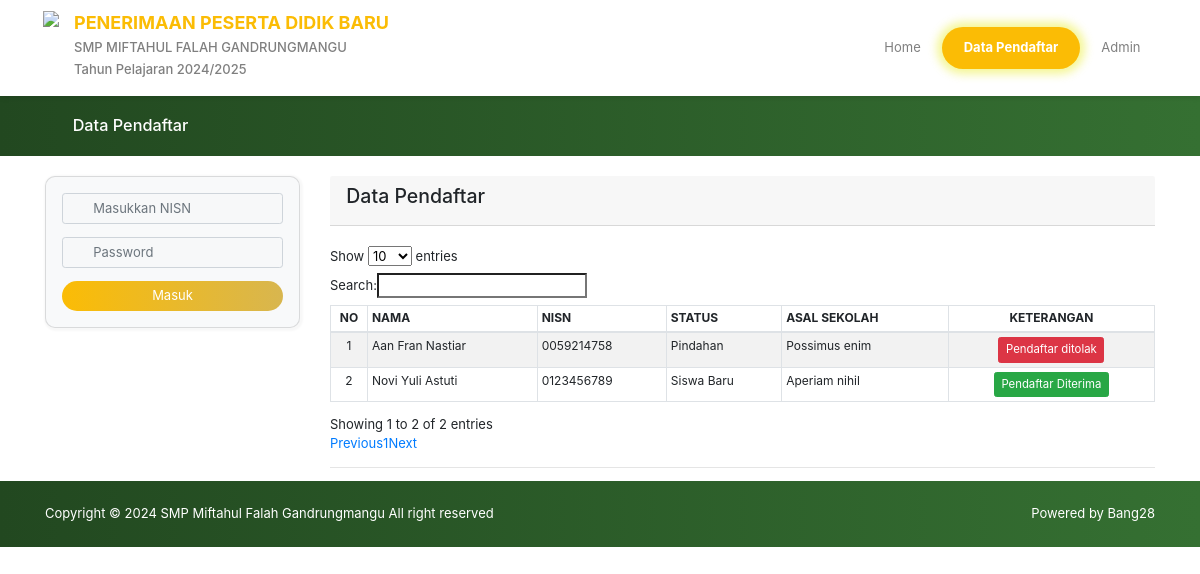
Page /pendaftar/ on the earlier database version.
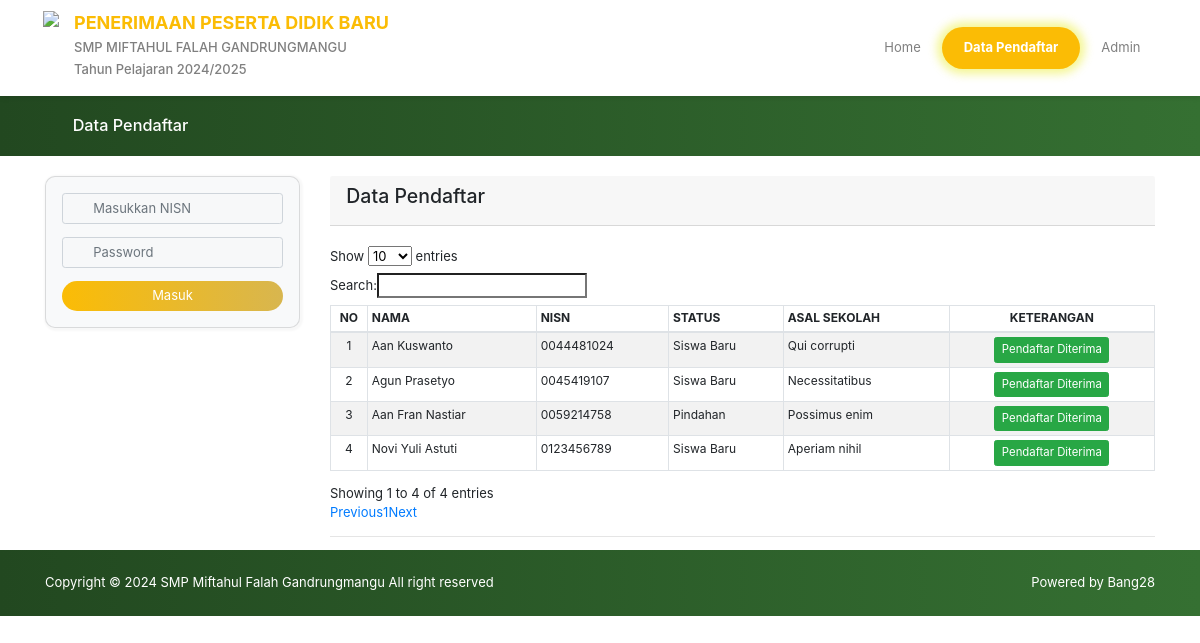
Same page on the later database version.
### ppdb/models.py (models this page shows, shortened)
class TahunAjaran(models.Model):
    STATUS_CHOICES = (
        ('', 'Status PPDB'),
        ('Dibuka', 'Dibuka'),
        ('Ditutup', 'Ditutup'),
    )
    id_thn_ajaran   = models.SmallAutoField(primary_key=True, unique=True, auto_created=True, blank=True)
    tahun_ajaran    = models.CharField(max_length=20)
    status          = models.CharField(max_length=10, choices=STATUS_CHOICES)
    tanggal_mulai   = models.DateField()
    tanggal_selesai = models.DateField()
    class Meta:
        verbose_name_plural = "Tahun Ajaran"

class Siswa(models.Model):
    def image_upload_to(instance, filename):
        ext = filename.split('.')[-1]
        filename = "%s_%s.%s" % (instance.no_pendaftaran, instance.nama, ext)
        return os.path.join('siswa/foto siswa', filename)
    STATUS = (
        ('Siswa Baru', 'Siswa Baru'),
        ('Pindahan', 'Pindahan'),
    )
    JENIS_KELAMIN = (
        ('L', 'Laki-laki'),
        ('P', 'Perempuan'),
    )
    AGAMA = (
        ('','Pilih agama'),
        ('Islam', 'Islam'),
        ('Kristen', 'Kristen'),
        ('Hindu', 'Hindu'),
        ('Budha', 'Budha'),
        ('Kong Hu Cu', 'Kong Hu Cu'),
    )
    STATUS_TINGGAL = (
        ('', 'Pilih status tinggal'),
        ('Tinggal dengan ORTU/WALI', 'Tinggal dengan ORTU/WALI'),
        ('Ikut Saudara/Kerabat', 'Ikut Saudara/Kerabat'),
        ('Asrama', 'Asrama'),
        ('Kontrak/Kost', 'Kontrak/Kost'),
        ('Panti Asuhan', 'Panti Asuhan'),
        ('lainnya', 'Lainnya'),
    )
    TRANSPOSTASI = (
        ('', 'Pilih transportasi'),
        ('Jalan Kaki', 'Jalan Kaki'),
        ('Sepeda', 'Sepeda'),
        ('Sepeda Motor', 'Sepeda Motor'),
        ('Mobil Pribadi', 'Mobil Pribadi'),
        ('Angkutan Umum', 'Angkutan Umum'),
        ('lainnya', 'Lainnya'),
    )
    BIAYA_SEKOLAH = (
        ('', 'Biaya sekolah'),
        ('Orangtua', 'Orangtua'),
        ('Wali/Orangtua Asuh', 'Wali/Orangtua Asuh'),
        ('Tanggung Sendiri', 'Tanggung Sendiri'),
        ('Lainnya', 'Lainnya'),
    )
    KEBUTUHAN_DISABILITAS = (
        ('', 'Kebutuhan disabilitas'),
        ('Tidak Ada', 'Tidak Ada'),
        ('Tuna Netra', 'Tuna Netra'),
        ('Tuna Rungu', 'Tuna Rungu'),
        ('Tuna Daksa', 'Tuna Daksa'),
        ('Tuna Grahita', 'Tuna Grahita'),
        ('Tuna Laras', 'Tuna Laras'),
        ('Lainnya', 'Lainnya'),
    )
    KETERANGAN = (
        ('Pending', 'Pending'),
        ('Diterima', 'Diterima'),
        ('Ditolak', 'Ditolak'),
    )
    id_siswa                = models.BigAutoField(primary_key=True, unique=True, auto_created=True, blank=True)
    no_pendaftaran          = models.CharField('No Pendaftaran', max_length=12, unique=True, blank=True, editable=False)
    status                  = models.CharField('Status', max_length=10, choices=STATUS, default=1)
    nama                    = models.CharField('Nama Lengkap', max_length=55)
    nik                     = models.CharField('NIK', max_length=16)
    tempat_lahir            = models.CharField('Tempat Lahir', max_length=30)
    tgl_lahir               = models.DateField('Tanggal Lahir')
    agama                   = models.CharField('Agama', max_length=10, choices=AGAMA)
    asal_sekolah            = models.CharField('Asal Sekolah', max_length=60)
    jenis_kelamin           = models.CharField('Jenis Kelamin', max_length=15, choices=JENIS_KELAMIN, default="")
    anak_ke                 = models.CharField('Anak Ke', max_length=2, null=True, blank=True)
    saudara                 = models.CharField('Jumlah Saudara', max_length=2, null=True, blank=True)
    no_hp                   = models.CharField('No Telp/Wa', max_length=13, null=True, blank=True, help_text='Pastikan nomer aktif dan dapat dihubungi.')
    email                   = models.EmailField('Email', help_text='Pastikan email aktif dan dapat dihubungi.')
    status_tinggal          = models.CharField('Status Tinggal', max_length=50, choices=STATUS_TINGGAL)
    alamat                  = models.TextField('Alamat')
    kodepos                 = models.CharField('Kode POS', max_length=6, null=True, blank=True)
    transportasi            = models.CharField('Mode Transportasi', max_length=30, choices=TRANSPOSTASI, null=True, blank=True)
    biaya_sekolah           = models.CharField('Biaya Sekolah', max_length=30, choices=BIAYA_SEKOLAH)
    keb_disabilitas         = models.CharField('Kebutuhan Disabilitas', max_length=20, choices=KEBUTUHAN_DISABILITAS)
    foto                    = models.ImageField('Foto', max_length=255, upload_to=image_upload_to, help_text='foto 3x4 dengan background merah')
    verifikasi              = models.CharField('Status Pendaftaran', max_length=10, null=True, choices=KETERANGAN, default="Pending")
    tgl_daftar              = models.DateTimeField('Tanggal Daftar', auto_now_add=True, null=True, blank=True, editable=False)
    nisn                    = models.OneToOneField(get_user_model(), on_delete=models.CASCADE, blank=True, null=True, verbose_name="NISN", related_name='siswa')
    thn_ajaran              = models.ForeignKey(TahunAjaran, on_delete=models.CASCADE, blank=True, null=True, verbose_name="Tahun Ajaran") # M - 1
    class Meta:
        verbose_name_plural = "Peserta PPDB"

### users/models.py (models this page shows, shortened)
class CustomUser(AbstractUser):
    def image_upload_to(instance, filename):
        ext = filename.split('.')[-1]
        filename = "%s.%s" % (instance.username, ext)
        return os.path.join('users', filename)
    email       = models.EmailField(unique=True)
    image       = models.ImageField("Foto Profil", default='default/user.png', upload_to=image_upload_to)
    is_superuser = models.BooleanField(
        _('superuser status'),
        default=False,
        null=True,
        help_text=_(
            'Designates that this user has all permissions without '
            'explicitly assigning them.'
        ),
    )
    def __str__(self):
        return self.username

### ppdb/views/index.py (the view, shortened to what this page needs)
# urls.py: path('pendaftar/', pendaftar, name="pendaftar"),
def pendaftar(request):
    info_ppdb = TahunAjaran.objects.last()
    peserta = Siswa.objects.all().order_by('-tgl_daftar')
    context = {
        'page_title': 'PPDB Online | SMP Miftahul Falah Gandrungmangu',
        'peserta': peserta,
        'ppdb': info_ppdb,
    }
    return render(request, 'pendaftar.html', context)

### templates/pendaftar.html (shortened to what this page needs)
{% extends 'base-home.html' %}
{% load static %}
{% block content %}
<div class="home-title">
    <div class="container">
    <h5 class="post-title" id="datadaftar">
        <span class="fa fa-user"></span><span>Data Pendaftar</span>
    </h5>
    </div>
</div>
<div class="home-content-wrapper ">
    <div class="container">
        <div class="row">
            <div class="col-sm-3">
                <div class="card card-login bg-light">
                    <div class="card-body">
                        <form action="" method="POST" id="form-login">
                            <div class="form-group">
                                <span class="fa fa-user"></span>
                                <input type="text" class="form-control" name="username" placeholder="Masukkan NISN" required autocomplete="off">
                            </div>
                            <div class="form-group">
                                <span class="fa fa-key"></span>
                                <input type="password" class="form-control" name="password" id="inputPassword4" placeholder="Password">
                            </div>
                            {% if ppdb.status == 'Dibuka' %}
                            <button type="submit" class="btn btn-primary btn-block btn-login" id="btnsimpan">Masuk</button>
                            {% else %}
                            <button disabled type="submit" class="btn btn-primary btn-block btn-login" id="btnsimpan">Masuk</button>
                            {% endif %}
                        </form>
                    </div>
                </div>
                <br>
                <br>
                <br>
            </div>
            <div class="col-md-9">
                <div class="row">
                    <div class="col-12 col-sm-12 col-lg-12">
                        <div class="card-header text-black" >
                            <h4>Data Pendaftar</h4>
                        </div>
                        <br>
                        <table id="mytable" style="font-size: 12px" class="table table-striped table-sm table-bordered" cellspacing="0">
                            <thead>
                                <tr>
                                <th class="text-center">NO</th>
                                <th>NAMA</th>
                                <th>NISN</th>
                                <th>STATUS</th>
                                <th>ASAL SEKOLAH</th>
                                <th class="text-center">KETERANGAN</th>
                                </tr>
                            </thead>
                            <tbody>
                                {% for p in peserta %}
                                <tr>
                                    <td class="text-center">{{ forloop.counter }}</td>
                                    <td>{{ p.nama }}</td>
                                    <td>{{ p.nisn }}</td>
                                    <td>{{ p.status }}</td>
                                    <td>{{ p.asal_sekolah }}</td>
                                    <td class="text-center">
                                        <button class="btn btn-sm
                                            {% if p.verifikasi == "Pending" %} btn-warning
                                            {% elif p.verifikasi == "Diterima" %} btn-success
                                            {% else %} btn-danger
                                            {% endif %}" >
                                            {% if p.verifikasi == "Pending" %} Sedang diverifikasi
                                            {% elif p.verifikasi == "Diterima" %} Pendaftar Diterima
                                            {% else %} Pendaftar ditolak
                                            {% endif %}
                                        </button>
                                    </td>
                                </tr>
                                {% endfor %}
                            </tbody>
                        </table>
                    </div>
				</div>
    			<hr>
		    </div>
        </div>
    </div>
</div>
{% endblock content %}

### templates/base-home.html (shortened to what this page needs)
<!DOCTYPE html>
<html lang="en">
<head>
    {% include 'include/style.html' %}
</head>
<body data-spy="scroll" data-target="#menu" data-offset="100">
    <div class="home-wraper" id="home">
        <div class="home-header">
            <div class="container p-0">
                {% include 'include/navbar.html' %}
            </div>
        </div>
        {% block content %}
        {% endblock content %}
    </div>
    {% include 'include/footer.html' %}
</body>
</html>

### templates/include/style.html (shortened to what this page needs)
{% load static %}
<link rel="stylesheet" href="{% static 'ppdb/css/front.min.css' %}" />
<link rel="stylesheet" href="{% static 'ppdb/css/1.css' %}" />
<link rel="stylesheet" href="{% static 'ppdb/css/2.css' %}" />
<link rel="stylesheet" href="{% static 'ppdb/css/3.css' %}" />
<link rel="stylesheet" href="{% static 'ppdb/css/components2.css' %}" />
<link rel="stylesheet" href="{% static 'ppdb/font-awesome-4/css/font-awesome.min.css' %}" />

### templates/include/navbar.html (shortened to what this page needs)
{% load static %}
<nav class="navbar navbar-expand-lg navbar-light" id="navbar-header">
<a class="navbar-brand" href="#">
    <img src="{% static 'ppdb/img/logo.png' %}" height="75" />
    <div class="home-header-text d-none d-sm-block">
    <h5>PENERIMAAN PESERTA DIDIK BARU</h5>
    <h6>SMP MIFTAHUL FALAH GANDRUNGMANGU</h6>
    <h6>Tahun Pelajaran {{ ppdb.tahun_ajaran }}</h6>
    </div>
</a>
<div class="collapse navbar-collapse" id="menu">
    <ul class="navbar-nav ml-auto">
    <li class="nav-item {% if request.resolver_match.url_name == "index" %}active{% endif %}">
        <a class="nav-link" href="{% url 'ppdb:index' %}" id="link-home">Home</a>
    </li>
    <li class="nav-item {% if request.resolver_match.url_name == "pendaftar" %}active{% endif %}">
        <a class="nav-link" href="{% url 'ppdb:pendaftar' %}" id="link-home">Data Pendaftar</a>
    </li>
    <li class="nav-item">
        <a class="nav-link" href="{% url 'users:admin' %}" id="link-persyaratan">Admin</a>
    </li>
    </ul>
</div>
</nav>

### templates/include/footer.html
<div class="home-footer">
    <div class="container">
    <div class="row pt-1 pb-1">
        <div class="col-md-6 col-xs-12 text-md-left text-center">
        Copyright &copy;&nbsp;{% now 'Y' %}&nbsp;SMP Miftahul Falah Gandrungmangu All right reserved
        </div>
        <div class="col-md-6 col-xs-12 text-md-right text-center">Powered by <a style="color: white;" target="_blank" href="https://github.com/Bang28">Bang28</a></div>
    </div>
    </div>
</div>

### templates/include/scripts.html (shortened to what this page needs)
{% load static %}

### static/ppdb/css/2.css (style rules this page uses)
.fa,.fab,.fal,.far,.fas { -moz-osx-font-smoothing:grayscale;-webkit-font-smoothing:antialiased;display:inline-block;font-style:normal;font-variant:normal;text-rendering:auto;line-height:1 }
.fa-key:before { content:"\f084" }
.fa-user:before { content:"\f007" }
.fa,.far,.fas { font-family:"Font Awesome 5 Free" }
.fa,.fas { font-weight:900 }

Differences in the rows shown:
added Siswa: nama "Aan Kuswanto", nisn "0044481024", status "Siswa Baru", asal_sekolah "Qui corrupti", verifikasi "Pendaftar Diterima"
added Siswa: nama "Agun Prasetyo", nisn "0045419107", status "Siswa Baru", asal_sekolah "Necessitatibus", verifikasi "Pendaftar Diterima"
changed Siswa "Aan Fran Nastiar": verifikasi "Pendaftar ditolak" → "Pendaftar Diterima"
Other differences:
text written by a page script: "Show entries Search: Showing 1 to 2 of 2 entries Previous 1 Next" → "Show entries Search: Showing 1 to 4 of 4 entries Previous 1 Next"
